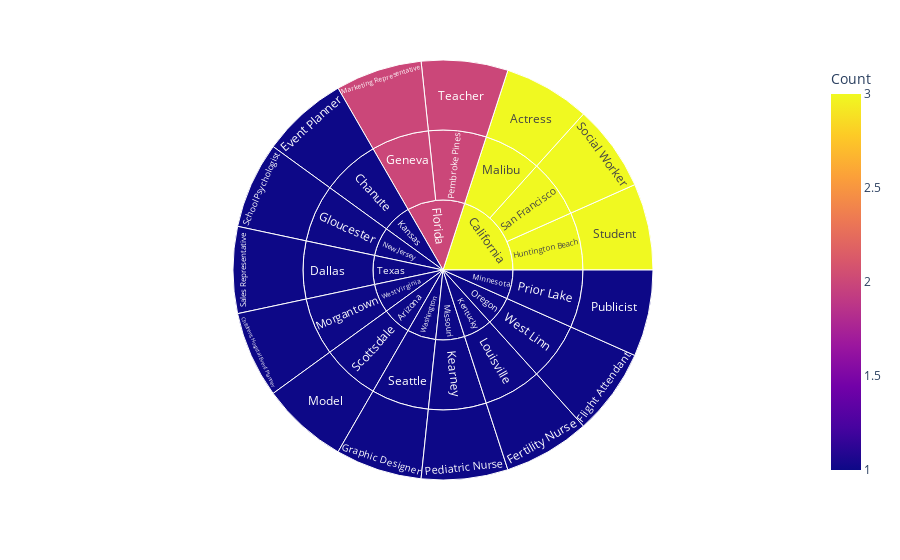

Source (notebook cell):
### Code cell
fig = px.sunburst(merged, path=['State', 'City', 'Occupation'], color='Count', range_color=[1, 3])
fig.show()

### Figure 1 — Plotly figure (JSON) as saved in the notebook; plotly's stock layout.template omitted (floating-point values rounded to 4 significant figures)
{"data": [{"branchvalues": "total", "customdata": [[1.0], [1.0], [3.0], [2.0], [3.0], [3.0], [1.0], [2.0], [1.0], [1.0], [1.0], [1.0], [1.0], [1.0], [1.0], [1.0], [1.0], [3.0], [2.0], [3.0], [3.0], [1.0], [2.0], [1.0], [1.0], [1.0], [1.0], [1.0], [1.0], [1.0], [1.0], [1.0], [3.0], [2.0], [1.0], [1.0], [1.0], [1.0], [1.0], [1.0], [1.0], [1.0]], "domain": {"x": [0, 1], "y": [0, 1]}, "hovertemplate": "labels=%{label}<br>count=%{value}<br>parent=%{parent}<br>id=%{id}<br>Count=%{color}<extra></extra>", "ids": [" Kansas/Chanute/Event Planner", " New Jersey/Gloucester/School Psychologist", " California/Huntington Beach/Student", " Florida/Pembroke Pines/Teacher", " California/San Francisco/Social Worker", " California/Malibu/Actress", " Texas/Dallas/Sales Representative", " Florida/Geneva/Marketing Representative", " West Virginia/Morgantown/Children's Hospital Event Planner", " Arizona/Scottsdale/Model", " Washington/Seattle/Graphic Designer", " Missouri/Kearney/Pediatric Nurse", " Kentucky/Louisville/Fertility Nurse", " Oregon/West Linn/Flight Attendant", " Minnesota/Prior Lake/Publicist", " Kansas/Chanute", " New Jersey/Gloucester", " California/Huntington Beach", " Florida/Pembroke Pines", " California/San Francisco", " California/Malibu", " Texas/Dallas", " Florida/Geneva", " West Virginia/Morgantown", " Arizona/Scottsdale", " Washington/Seattle", " Missouri/Kearney", " Kentucky/Louisville", " Oregon/West Linn", " Minnesota/Prior Lake", " Kansas", " New Jersey", " California", " Florida", " Texas", " West Virginia", " Arizona", " Washington", " Missouri", " Kentucky", " Oregon", " Minnesota"], "labels": ["Event Planner", "School Psychologist", "Student", "Teacher", "Social Worker", "Actress", "Sales Representative", "Marketing Representative", "Children's Hospital Event Planner", "Model", "Graphic Designer", "Pediatric Nurse", "Fertility Nurse", "Flight Attendant", "Publicist", "Chanute", "Gloucester", "Huntington Beach", "Pembroke Pines", "San Francisco", "Malibu", "Dallas", "Geneva", "Morgantown", "Scottsdale", "Seattle", "Kearney", "Louisville", "West Linn", "Prior Lake", " Kansas", " New Jersey", " California", " Florida", " Texas", " West Virginia", " Arizona", " Washington", " Missouri", " Kentucky", " Oregon", " Minnesota"], "marker": {"coloraxis": "coloraxis", "colors": [1.0, 1.0, 3.0, 2.0, 3.0, 3.0, 1.0, 2.0, 1.0, 1.0, 1.0, 1.0, 1.0, 1.0, 1.0, 1.0, 1.0, 3.0, 2.0, 3.0, 3.0, 1.0, 2.0, 1.0, 1.0, 1.0, 1.0, 1.0, 1.0, 1.0, 1.0, 1.0, 3.0, 2.0, 1.0, 1.0, 1.0, 1.0, 1.0, 1.0, 1.0, 1.0]}, "name": "", "parents": [" Kansas/Chanute", " New Jersey/Gloucester", " California/Huntington Beach", " Florida/Pembroke Pines", " California/San Francisco", " California/Malibu", " Texas/Dallas", " Florida/Geneva", " West Virginia/Morgantown", " Arizona/Scottsdale", " Washington/Seattle", " Missouri/Kearney", " Kentucky/Louisville", " Oregon/West Linn", " Minnesota/Prior Lake", " Kansas", " New Jersey", " California", " Florida", " California", " California", " Texas", " Florida", " West Virginia", " Arizona", " Washington", " Missouri", " Kentucky", " Oregon", " Minnesota", "", "", "", "", "", "", "", "", "", "", "", ""], "type": "sunburst", "values": [1, 1, 1, 1, 1, 1, 1, 1, 1, 1, 1, 1, 1, 1, 1, 1, 1, 1, 1, 1, 1, 1, 1, 1, 1, 1, 1, 1, 1, 1, 1, 1, 3, 2, 1, 1, 1, 1, 1, 1, 1, 1]}], "layout": {"coloraxis": {"cmax": 3, "cmin": 1, "colorbar": {"title": {"text": "Count"}}, "colorscale": [[0, "#0d0887"], [0.1111, "#46039f"], [0.2222, "#7201a8"], [0.3333, "#9c179e"], [0.4444, "#bd3786"], [0.5556, "#d8576b"], [0.6667, "#ed7953"], [0.7778, "#fb9f3a"], [0.8889, "#fdca26"], [1, "#f0f921"]]}, "legend": {"tracegroupgap": 0}, "margin": {"t": 60}}}
